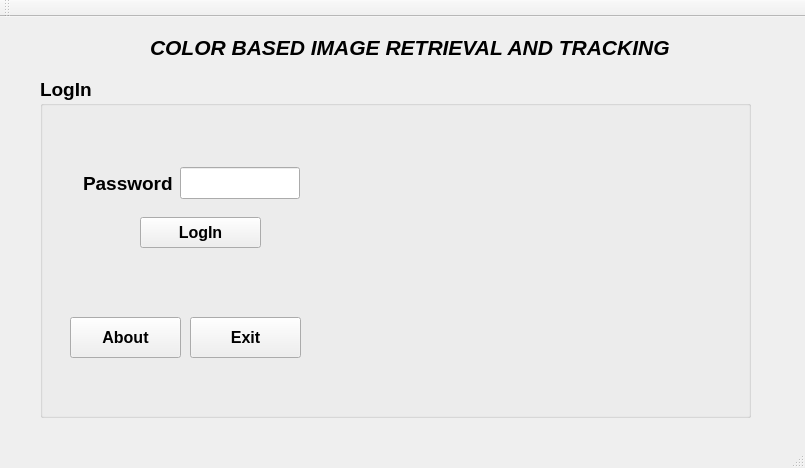
<?xml version="1.0" encoding="UTF-8"?>
<ui version="4.0">
 <class>MainWindow</class>
 <widget class="QMainWindow" name="MainWindow">
  <property name="geometry">
   <rect>
    <x>0</x>
    <y>0</y>
    <width>805</width>
    <height>468</height>
   </rect>
  </property>
  <property name="windowTitle">
   <string>MainWindow</string>
  </property>
  <widget class="QWidget" name="centralWidget">
   <widget class="QLabel" name="label_2">
    <property name="geometry">
     <rect>
      <x>150</x>
      <y>10</y>
      <width>541</width>
      <height>41</height>
     </rect>
    </property>
    <property name="font">
     <font>
      <pointsize>16</pointsize>
      <weight>75</weight>
      <italic>true</italic>
      <bold>true</bold>
     </font>
    </property>
    <property name="text">
     <string>COLOR BASED IMAGE RETRIEVAL AND TRACKING</string>
    </property>
   </widget>
   <widget class="QGroupBox" name="groupBox">
    <property name="geometry">
     <rect>
      <x>40</x>
      <y>60</y>
      <width>711</width>
      <height>341</height>
     </rect>
    </property>
    <property name="font">
     <font>
      <pointsize>14</pointsize>
      <weight>75</weight>
      <bold>true</bold>
     </font>
    </property>
    <property name="title">
     <string>LogIn</string>
    </property>
    <widget class="QLabel" name="CD">
     <property name="geometry">
      <rect>
       <x>330</x>
       <y>30</y>
       <width>351</width>
       <height>271</height>
      </rect>
     </property>
     <property name="text">
      <string/>
     </property>
    </widget>
    <widget class="QLabel" name="label">
     <property name="geometry">
      <rect>
       <x>43</x>
       <y>90</y>
       <width>91</width>
       <height>32</height>
      </rect>
     </property>
     <property name="text">
      <string>Password</string>
     </property>
    </widget>
    <widget class="QLineEdit" name="Pass">
     <property name="geometry">
      <rect>
       <x>140</x>
       <y>90</y>
       <width>120</width>
       <height>32</height>
      </rect>
     </property>
     <property name="echoMode">
      <enum>QLineEdit::Password</enum>
     </property>
    </widget>
    <widget class="QPushButton" name="pushButton">
     <property name="geometry">
      <rect>
       <x>100</x>
       <y>140</y>
       <width>121</width>
       <height>31</height>
      </rect>
     </property>
     <property name="font">
      <font>
       <pointsize>12</pointsize>
       <weight>75</weight>
       <bold>true</bold>
      </font>
     </property>
     <property name="text">
      <string>LogIn</string>
     </property>
     <property name="autoDefault">
      <bool>false</bool>
     </property>
     <property name="default">
      <bool>false</bool>
     </property>
    </widget>
    <widget class="QPushButton" name="pushButton_3">
     <property name="geometry">
      <rect>
       <x>30</x>
       <y>240</y>
       <width>111</width>
       <height>41</height>
      </rect>
     </property>
     <property name="font">
      <font>
       <pointsize>12</pointsize>
       <weight>75</weight>
       <bold>true</bold>
      </font>
     </property>
     <property name="text">
      <string>About</string>
     </property>
    </widget>
    <widget class="QPushButton" name="Close">
     <property name="geometry">
      <rect>
       <x>150</x>
       <y>240</y>
       <width>111</width>
       <height>41</height>
      </rect>
     </property>
     <property name="font">
      <font>
       <pointsize>12</pointsize>
       <weight>75</weight>
       <bold>true</bold>
      </font>
     </property>
     <property name="text">
      <string>Exit</string>
     </property>
    </widget>
    <widget class="QLabel" name="label2">
     <property name="geometry">
      <rect>
       <x>60</x>
       <y>180</y>
       <width>201</width>
       <height>31</height>
      </rect>
     </property>
     <property name="font">
      <font>
       <pointsize>10</pointsize>
      </font>
     </property>
     <property name="text">
      <string/>
     </property>
    </widget>
   </widget>
  </widget>
  <widget class="QMenuBar" name="menuBar">
   <property name="geometry">
    <rect>
     <x>0</x>
     <y>0</y>
     <width>805</width>
     <height>21</height>
    </rect>
   </property>
  </widget>
  <widget class="QToolBar" name="mainToolBar">
   <attribute name="toolBarArea">
    <enum>TopToolBarArea</enum>
   </attribute>
   <attribute name="toolBarBreak">
    <bool>false</bool>
   </attribute>
  </widget>
  <widget class="QStatusBar" name="statusBar"/>
 </widget>
 <layoutdefault spacing="6" margin="11"/>
 <resources/>
 <connections/>
</ui>
